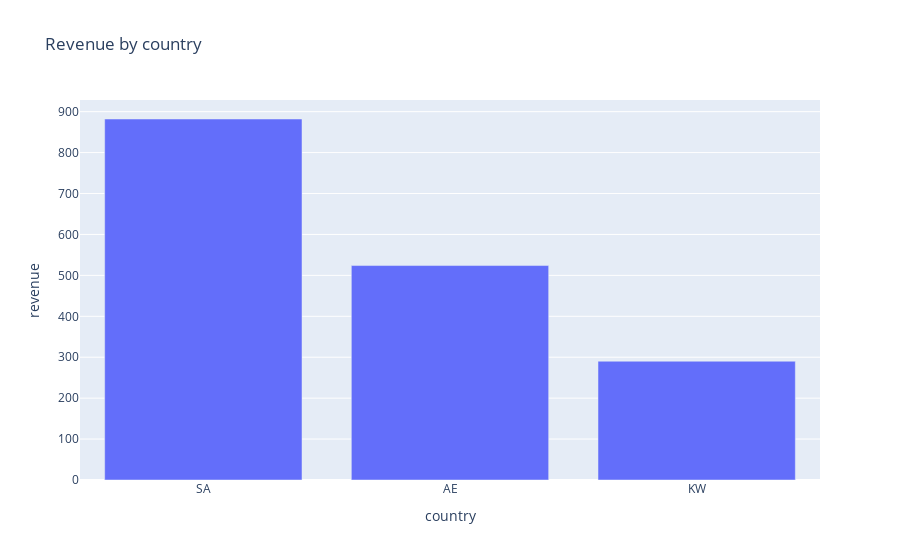

Source (notebook cell):
### Markdown cell above
- Which countries has the higest revenue?

### Code cell
revenue = (
    df.groupby("country", dropna=False)
    .agg( n_orders=("order_id","size"), revenue=("amount","sum"))
    .reset_index().sort_values("revenue", ascending=False)
)

fig = px.bar(revenue, x="country", y="revenue", title="Revenue by country")
save_fig(fig, FIGS / "revenue_by_country.png")
fig

### Figure 1 — Plotly figure (JSON) as saved in the notebook; plotly's stock layout.template omitted (floating-point values rounded to 4 significant figures)
{"data": [{"hovertemplate": "country=%{x}<br>revenue=%{y}<extra></extra>", "legendgroup": "", "marker": {"color": "#636efa", "pattern": {"shape": ""}}, "name": "", "orientation": "v", "showlegend": false, "textposition": "auto", "type": "bar", "x": ["SA", "AE", "KW"], "xaxis": "x", "y": [882.1, 524.0, 290.2], "yaxis": "y"}], "layout": {"barmode": "relative", "legend": {"tracegroupgap": 0}, "title": {"text": "Revenue by country"}, "xaxis": {"anchor": "y", "domain": [0, 1], "title": {"text": "country"}}, "yaxis": {"anchor": "x", "domain": [0, 1], "title": {"text": "revenue"}}}}
